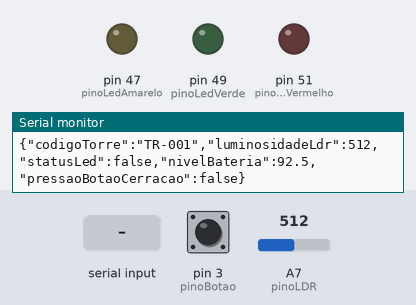
Recording of a sketch running on a simulated Arduino Mega 2560, built with avr-gcc and run on an emulated ATmega2560. On the bench: output pins drawn as LEDs (lit = HIGH), the last lines printed to the serial monitor. The inputs (shaded band) are chosen by the test bench; at power-on: pin 3 (pinoBotao) HIGH, A7 (pinoLDR) = 512.

Above: at 6.7 s.
6.8 s: "R\n" received over Serial
At 7.1 s:
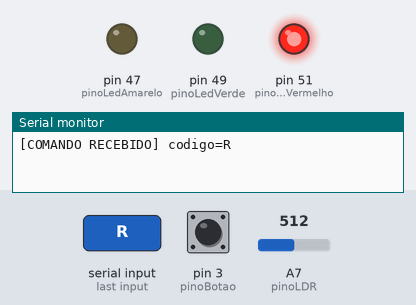
9.8 s: "A\n" received over Serial
At 10.2 s:
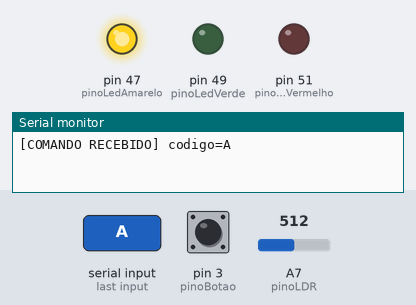
Timing chart, 0 to 12.8 s (numbered marks = the images above; inputs shaded):
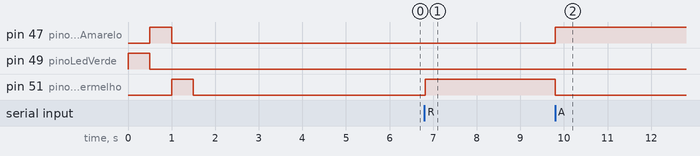

Measured:
- after the input at 6.8 s, pin 51 (pinoLedVermelho): LOW → HIGH at once
- after the input at 9.8 s, pin 47 (pinoLedAmarelo): LOW → HIGH at once; pin 51 (pinoLedVermelho): HIGH → LOW at once

The sketch:

InoSiluma.ino
```cpp
#include <ArduinoJson.h>

// --- Definição dos Pinos ---
const int pinoLDR = A7;          // Leitura do divisor de tensão (LDR + 10k)
const int pinoBotao = 3;        // Botão usando PULLUP interno
const int pinoLedVermelho = 51;  // LED Vermelho
const int pinoLedVerde = 49;     // LED Verde
const int pinoLedAmarelo = 47;   // LED Amarelo

// --- Identificação da Torre ---
const char* codigoTorre = "TR-001";
float nivelBateria = 92.5;
bool ledLigado = false;
unsigned long ultimaTelemetria = 0;
const unsigned long intervaloTelemetria = 3000;
char bufferComando[8];
size_t tamanhoComando = 0;
bool descartandoComando = false;

void setup() {
  Serial.begin(115200);
  Serial.setTimeout(100);

  // Configuração dos Pinos
  pinMode(pinoBotao, INPUT_PULLUP);
  pinMode(pinoLedVermelho, OUTPUT);
  pinMode(pinoLedVerde, OUTPUT);
  pinMode(pinoLedAmarelo, OUTPUT);

  // Teste inicial dos LEDs
  atualizarLeds(false, true, false);  // Liga apenas Verde
  delay(500);
  atualizarLeds(false, false, true);  // Liga apenas Amarelo
  delay(500);
  atualizarLeds(true, false, false);  // Liga apenas Vermelho
  delay(500);
  atualizarLeds(false, false, false); // Apaga todos
}

void loop() {
  processarComandosDoBackend();

  int luminosidade = analogRead(pinoLDR);
  bool botaoPressionado = (digitalRead(pinoBotao) == LOW); // LOW quando pressionado

  if (millis() - ultimaTelemetria >= intervaloTelemetria) {
    ultimaTelemetria = millis();

    StaticJsonDocument<200> doc;
    doc["codigoTorre"] = codigoTorre;
    doc["luminosidadeLdr"] = luminosidade;
    doc["statusLed"] = ledLigado;
    doc["nivelBateria"] = nivelBateria;
    doc["pressaoBotaoCerracao"] = botaoPressionado;

    // Uma linha por mensagem permite à ponte separar telemetria e comandos.
    serializeJson(doc, Serial);
    Serial.println();
  }

  delay(20);
}

void processarComandosDoBackend() {
  while (Serial.available() > 0) {
    char caractere = static_cast<char>(Serial.read());
    if (caractere == '\r') {
      continue;
    }

    if (caractere != '\n') {
      if (descartandoComando) {
        continue;
      }
      if (tamanhoComando >= sizeof(bufferComando) - 1) {
        tamanhoComando = 0;
        descartandoComando = true;
        continue;
      }
      bufferComando[tamanhoComando++] = caractere;
      continue;
    }

    if (descartandoComando) {
      descartandoComando = false;
      tamanhoComando = 0;
      Serial.println(F("[ERRO] Comando serial excedeu o limite"));
      continue;
    }

    if (tamanhoComando != 1) {
      tamanhoComando = 0;
      Serial.println(F("[ERRO] Comando serial desconhecido"));
      continue;
    }

    char comando = bufferComando[0];
    tamanhoComando = 0;
    ledLigado = comando != 'O';

    if (comando == 'R') {
      atualizarLeds(true, false, false);
    } else if (comando == 'A' || comando == 'Z') {
      atualizarLeds(false, false, true);
    } else if (comando == 'V') {
      atualizarLeds(false, true, false);
    } else if (comando == 'O') {
      atualizarLeds(false, false, false);
    } else {
      ledLigado = false;
      Serial.println(F("[ERRO] Codigo de comando serial invalido"));
      continue;
    }

    Serial.print(F("[COMANDO RECEBIDO] codigo="));
    Serial.println(comando);
  }
}

void atualizarLeds(bool vermelho, bool verde, bool amarelo) {
  digitalWrite(pinoLedVermelho, vermelho ? HIGH : LOW);
  digitalWrite(pinoLedVerde, verde ? HIGH : LOW);
  digitalWrite(pinoLedAmarelo, amarelo ? HIGH : LOW);
}
```
